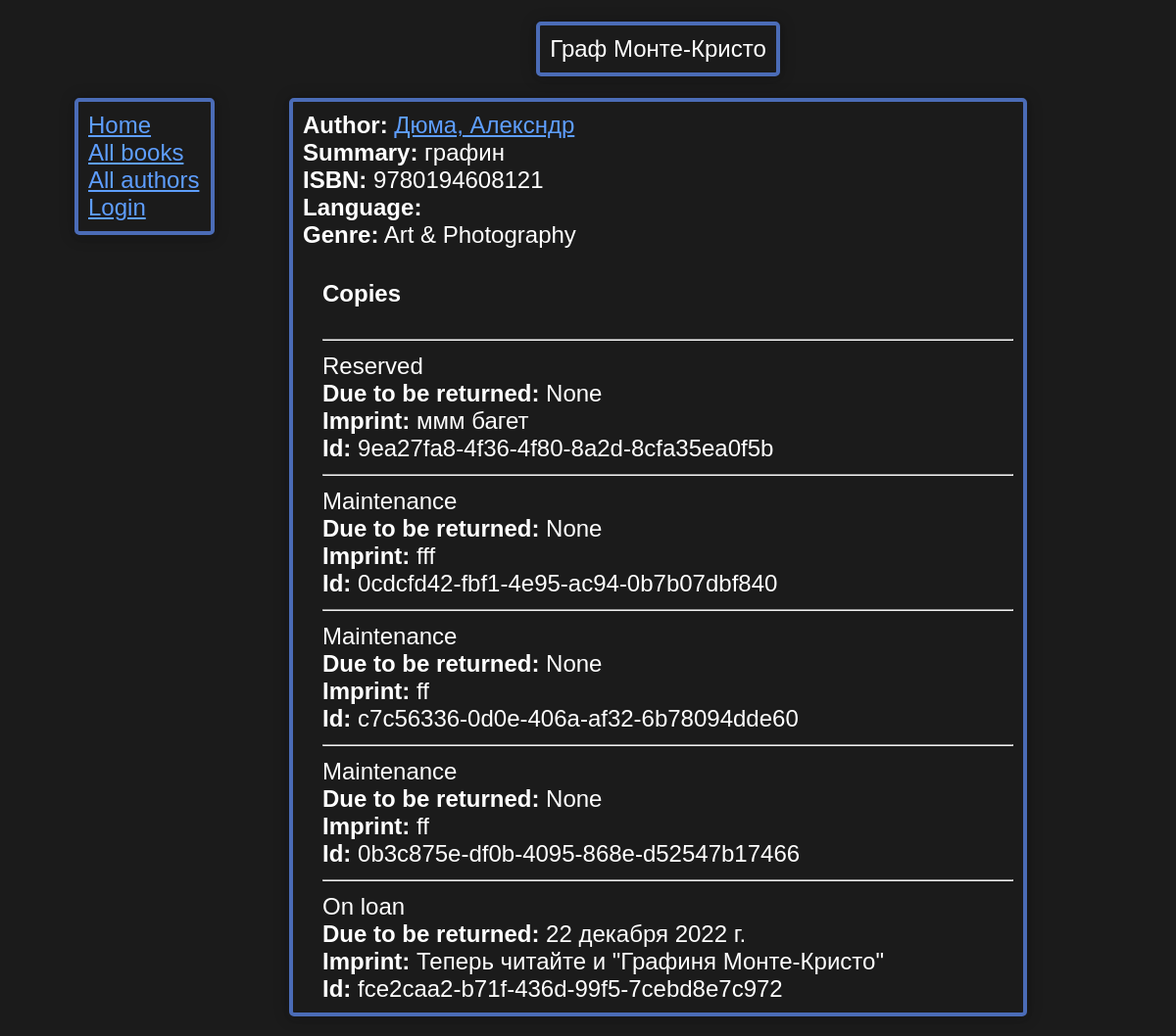
The app's page /catalog/book/4 with its own data.
### catalog/models.py (models this page shows, shortened)
class Book(models.Model):
    title = models.CharField(max_length=200)
    author = models.ForeignKey('Author', on_delete=models.SET_NULL, null=True)
    summary = models.TextField(max_length=1000, help_text='Enter a brief description of the book', null=True)
    isbn = models.CharField('ISBN', max_length=13, unique=True,
                            help_text='13 Character <a href="https://www.isbn-international.org/content/what-isbn">ISBN number</a>')
    genre = models.ManyToManyField(Genre, help_text='Select a genre for this book')
    class Meta:
        ordering = ['id']
        permissions = (("can_mark_returned", "Set book as returned"),)
    def display_genre(self):
        """Create a string for the Genre. This is required to display genre in Admin."""
        return ', '.join(genre.name for genre in self.genre.all()[:3])
    display_genre.short_description = 'Genre'

class Author(models.Model):
    first_name = models.CharField(max_length=100)
    last_name = models.CharField(max_length=100)
    date_of_birth = models.DateField(null=True, blank=True)
    date_of_death = models.DateField('Died', null=True, blank=True)
    class Meta:
        ordering = ['last_name']
    def __str__(self):
        return f'{self.last_name}, {self.first_name}'

class Genre(models.Model):
    name = models.CharField(max_length=200, help_text='Enter a book genre (e.g. Science Fiction)')
    class Meta:
        ordering = ['name']
    def __str__(self):
        return self.name

class BookInstance(models.Model):
    id = models.UUIDField(primary_key=True, default=uuid.uuid4, help_text='Unique ID for this particular book across whole library')
    book = models.ForeignKey('Book', on_delete=models.RESTRICT, null=True)
    lang = models.ForeignKey('Language', on_delete=models.PROTECT, null=True)
    imprint = models.CharField(max_length=200)
    due_back = models.DateField(null=True, blank=True)
    borrower = models.ForeignKey(User, on_delete=models.SET_NULL, null=True, blank=True)
    LOAN_STATUS = (
        ('m', 'Maintenance'),
        ('o', 'On loan'),
        ('a', 'Available'),
        ('r', 'Reserved'),
    )
    status = models.CharField(
        max_length=1,
        choices=LOAN_STATUS,
        blank=True,
        default='m',
        help_text='Book availability',
    )
    def display_title(self):
        """Create a string for the Genre. This is required to display genre in Admin."""
        return self.book.title
    display_title.short_description = 'Title'
    class Meta:
        ordering = ['due_back']

### catalog/views.py (the view)
# urls.py: path('book/<int:pk>', views.BookDetailView.as_view(), name='book-detail'),
class BookDetailView(generic.DetailView):
    model = Book

### catalog/templates/catalog/book_detail.html (shortened to what this page needs)
{% extends "base_generic.html" %}
{% block title %}
    {% load static %}
{% endblock %}
{% block content %}
<div class="content-head"><p>{{ book.title }}</p></div>
<div class="content-main">
    <p><strong>Author:</strong> <a href="">{{ book.author }}</a></p>
    <p><strong>Summary:</strong> {{ book.summary }}</p>
    <p><strong>ISBN:</strong> {{ book.isbn }}</p>
    <p><strong>Language:</strong> {{ book.language }}</p>
    <p><strong>Genre:</strong> {{ book.genre.all|join:", " }}</p>
    <div style="margin-left:20px;margin-top:20px">
        <h4>Copies</h4>
        {% for copy in book.bookinstance_set.all %}
            <hr>
            <p class="{% if copy.status == 'a' %}text-success{% elif copy.status == 'm' %}text-danger{% else %}text-warning{% endif %}">
                {{ copy.get_status_display }}
            </p>
            {% if copy.status != 'a' %}
                <p><strong>Due to be returned:</strong> {{ copy.due_back }}</p>
            {% endif %}
            <p><strong>Imprint:</strong> {{ copy.imprint }}</p>
            <p class="text-muted"><strong>Id:</strong> {{ copy.id }}</p>
        {% endfor %}
    </div>
</div>
{% endblock %}

### catalog/static/css/styles.css (style rules this page uses)
html, body { margin: 0; font: 24px sans-serif; }
body { background: #1b1b1b; color: white; }
.main-menu, .content-head, .content-main, .pagination { box-shadow: 0 1px .625rem 0 hsla(210, 7%, 0%, .26), 0 .125rem .25rem 0 hsla(210, 7%, 22%, .08); border-radius: 5px; padding: 10px; margin: 0; margin-block-start: 0; margin-block-end: 0; border: solid 4px #4b6cb7; color: white; outline-color: white; background: #1b1b1b; }
.content-head { justify-self: center; align-self: center; grid-area: header; display: flex; justify-content: center; align-content: center; align-items: stretch; }
.content-main { grid-area: main; text-align: start; }
a:-webkit-any-link { color: #5e9eff; cursor: pointer; }
p { padding: 0; margin: 0; }

### records on screen
Book: title "Граф Монте-Кристо", author "Дюма, Алексндр", summary "графин", isbn "9780194608121", genre.all "Art & Photography"
BookInstance: status "Reserved", due_back "None", imprint "ммм багет", id "9ea27fa8-4f36-4f80-8a2d-8cfa35ea0f5b"
BookInstance: status "Maintenance", due_back "None", imprint "fff", id "0cdcfd42-fbf1-4e95-ac94-0b7b07dbf840"
BookInstance: status "Maintenance", due_back "None", imprint "ff", id "c7c56336-0d0e-406a-af32-6b78094dde60"
BookInstance: status "Maintenance", due_back "None", imprint "ff", id "0b3c875e-df0b-4095-868e-d52547b17466"
BookInstance: status "On loan", due_back "22 декабря 2022 г.", imprint "Теперь читайте и \"Графиня Монте-Кристо\"", id "fce2caa2-b71f-436d-99f5-7cebd8e7c972"
